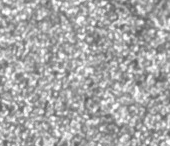
#> input picture enhanced_debug/06_resolution_adaptive_original.png, 170 x 146 px; its folder holds only this picture in this run
$ python -i enhanced_debug_integration.py   (imports and definitions only)   (older library calls are emulated)
#> lines starting #> are read from the running program, lines starting #| are printed output that depends on the picture; after the words box and inside, x2 and y2 are one past the last pixel; in counts of white or black regions, pixels touching at a corner belong together
#> further down, picture is the input picture: shape (146, 170, 3); min 85, max 255, mean 167.8
# enhanced_debug_integration_BLUR_INTEGRATED.py

import cv2
import numpy as np
from pathlib import Path
import datetime


# [132 lines left out: function enhance_app_debug_functionality, not called in this run]


class BlurIntegratedSpeckleAnalyzer:
    """Your working speckle analyzer enhanced with blur detection and blur heatmap"""

    def __init__(self):
        # Use debug_output folder as requested
        self.debug_dir = Path("debug_output") / "blur_integrated_debug"
        self.debug_dir.mkdir(parents=True, exist_ok=True)
        print(f"Using debug folder: {self.debug_dir}")

    def analyze_with_blur_integration(self, roi_image):
        """Analyze with blur detection integrated into your existing method selection"""
        print(f"Input image shape: {roi_image.shape}")
#| Input image shape: (146, 170, 3)

        try:
            # Step 1: Convert to grayscale
            if len(roi_image.shape) == 3:
                gray = cv2.cvtColor(roi_image, cv2.COLOR_BGR2GRAY)
            else:
                gray = roi_image.copy()

            cv2.imwrite(str(self.debug_dir / "01_original.png"), gray)

            # Step 2: BLUR DETECTION using Laplacian + multiple metrics
            blur_analysis = self.detect_blur_comprehensive(gray)
            print(f"Blur analysis: {blur_analysis['level']} (score: {blur_analysis['score']:.1f})")

            # Step 3: CREATE BLUR HEATMAP for user understanding
            blur_heatmap = self.create_blur_heatmap_visualization(gray, blur_analysis)
            cv2.imwrite(str(self.debug_dir / "02_blur_heatmap.png"), blur_heatmap)
            print("✓ Blur heatmap saved - shows where detection might struggle")

            # Step 4: Test methods with BLUR-AWARE parameter selection
            methods_results = self.test_methods_with_blur_awareness(gray, blur_analysis)

            # Step 5: Choose best method using your DIC quality scoring + blur considerations
            best_result = self.choose_best_method_blur_aware(methods_results, gray, blur_analysis)

            if best_result is None:
                print("ERROR: No valid method found")
                return self._empty_results()

            # Step 6: Apply your existing FIXED size filtering (preserves large speckles)
            final_results = self.apply_fixed_size_filtering(best_result, gray)

            # Add blur information to results
            final_results['blur_level'] = blur_analysis['level']
            final_results['blur_score'] = blur_analysis['score']
            final_results['blur_confidence'] = blur_analysis['confidence']
            final_results['blur_reasoning'] = best_result.get('blur_reasoning', 'Standard selection')

            # Step 7: Create comprehensive visualizations including blur heatmap
            self.create_blur_integrated_visualizations(gray, final_results, blur_heatmap)

            # Step 8: Generate report
            self.generate_blur_integrated_report(gray, final_results)

            return final_results

        except Exception as e:
            print(f"ERROR in blur-integrated analysis: {e}")
            import traceback
            traceback.print_exc()
            return self._empty_results(str(e))

    def detect_blur_comprehensive(self, gray):
        """Comprehensive blur detection using multiple metrics"""
        h, w = gray.shape

        # Method 1: Laplacian variance (primary metric)
        laplacian = cv2.Laplacian(gray, cv2.CV_64F)
        laplacian_var = laplacian.var()
#> laplacian_var = 1074.2

        # Method 2: Sobel gradient strength
        grad_x = cv2.Sobel(gray, cv2.CV_64F, 1, 0, ksize=3)
        grad_y = cv2.Sobel(gray, cv2.CV_64F, 0, 1, ksize=3)
        sobel_magnitude = np.sqrt(grad_x ** 2 + grad_y ** 2)
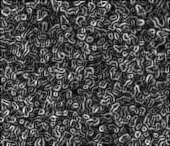
#> sobel_magnitude: shape (146, 170) float64; min 0, max 478.6, mean 142.9; drawn with min black and max white
        sobel_mean = np.mean(sobel_magnitude)
#> sobel_mean = 142.9

        # Method 3: Edge density
        edges = cv2.Canny(gray, 50, 150)
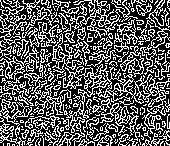
#> edges: shape (146, 170); 36.1% white in thin lines or dots
        edge_density = np.sum(edges > 0) / (h * w)
#> edge_density = 0.361

        # Method 4: Local contrast
        local_std = cv2.blur(gray.astype(np.float32), (5, 5))
        local_contrast = np.mean(np.abs(gray.astype(np.float32) - local_std))
#> local_contrast = 14.82

        # Normalize metrics to 0-100 scale
        laplacian_norm = min(100, laplacian_var / 200 * 100)
#> laplacian_norm = 100
        sobel_norm = min(100, sobel_mean / 30 * 100)
#> sobel_norm = 100
        edge_norm = min(100, edge_density * 1000)
#> edge_norm = 100
        contrast_norm = min(100, local_contrast / 20 * 100)
#> contrast_norm = 74.11

        # Weighted combination (Laplacian most reliable for blur detection)
        blur_score = (laplacian_norm * 0.4 + sobel_norm * 0.3 + edge_norm * 0.2 + contrast_norm * 0.1)
#> blur_score = 97.41

        # Calculate confidence
        metrics = [laplacian_norm, sobel_norm, edge_norm, contrast_norm]
#> metrics = [100, 100, 100, 74.11]
        confidence = max(0.5, 1.0 - (float(np.std(metrics)) / 30))
#> confidence = 0.626
#> in analyze_with_blur_integration, `blur_analysis = self.detect_blur_comprehensive(gray)`: blur_analysis = 8 items
#| Blur analysis: Very Sharp (score: 97.4)

        # Classify blur level
        if blur_score >= 70:
            level = "Very Sharp"
        elif blur_score >= 55:
            level = "Sharp"
        elif blur_score >= 40:
            level = "Slightly Blurry"
        elif blur_score >= 25:
            level = "Moderately Blurry"
        elif blur_score >= 15:
            level = "Blurry"
        else:
            level = "Very Blurry"

        return {
            'score': blur_score,
            'level': level,
            'confidence': confidence,
            'laplacian_var': laplacian_var,
            'sobel_mean': sobel_mean,
            'edge_density': edge_density,
            'local_contrast': local_contrast,
            'laplacian_map': np.abs(laplacian)  # For heatmap visualization
        }

    def create_blur_heatmap_visualization(self, gray, blur_analysis):
        """Create CLEAN blur heatmap showing sharp (red) vs blurry (blue) areas"""
        # Get the per-pixel blur map from Laplacian
        laplacian_map = blur_analysis['laplacian_map']

        # Smooth for better visualization
        smoothed_map = cv2.GaussianBlur(laplacian_map, (5, 5), 0)

        # Normalize to 0-255
        normalized_map = cv2.normalize(smoothed_map, None, 0, 255, cv2.NORM_MINMAX).astype(np.uint8)

        # Apply colormap: Blue = Blurry, Red = Sharp
        heatmap = cv2.applyColorMap(normalized_map, cv2.COLORMAP_JET)

        # Create side-by-side comparison (CLEAN VERSION)
        h, w = gray.shape
        comparison = np.zeros((h, w * 2 + 30, 3), dtype=np.uint8)

        # Left: Original image
        gray_bgr = cv2.cvtColor(gray, cv2.COLOR_GRAY2BGR)
        comparison[:, :w] = gray_bgr

        # Right: Blur heatmap
        comparison[:, w + 30:] = heatmap

        # MINIMAL labeling only (much cleaner)
        cv2.putText(comparison, "Original", (10, 25), cv2.FONT_HERSHEY_SIMPLEX, 0.6, (255, 255, 255), 1)
        cv2.putText(comparison, "Blur Map", (w + 40, 25), cv2.FONT_HERSHEY_SIMPLEX, 0.6, (255, 255, 255), 1)
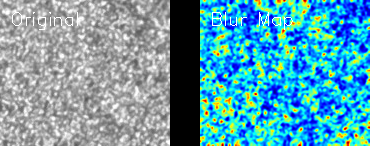
#> comparison: shape (146, 370, 3); mean B, G, R 176.8, 157.7, 95.6

        return comparison

    def test_methods_with_blur_awareness(self, gray, blur_analysis):
        """Test methods with EXPANDED set including speckle-preserving methods"""
        print("Testing EXPANDED method set with speckle-preserving techniques...")

        h, w = gray.shape
        roi_area = h * w
        methods_results = {}
        blur_level = blur_analysis['level']
#> blur_level = 'Very Sharp'

        # BLUR-AWARE parameter selection (existing logic)
        if blur_level in ["Very Blurry", "Blurry"]:
            block_sizes = [21, 31, 41, 51]
            c_values = [4, 5, 6, 7]
            print(f"Using LARGE parameters for {blur_level} image")
        elif blur_level in ["Moderately Blurry", "Slightly Blurry"]:
            block_sizes = [15, 21, 31, 41]
            c_values = [2, 3, 4, 5]
            print(f"Using MEDIUM parameters for {blur_level} image")
        else:  # Sharp images
            block_sizes = [11, 15, 21, 31]
            c_values = [1, 2, 3, 4]
            print(f"Using STANDARD parameters for {blur_level} image")
#| Using STANDARD parameters for Very Sharp image

        # METHOD SET 1: Standard Adaptive Thresholding
        print("Testing standard adaptive thresholding...")
        for block_size in block_sizes:
            for c_val in c_values:
                try:
                    # Gaussian adaptive
                    binary_gauss = cv2.adaptiveThreshold(gray, 255, cv2.ADAPTIVE_THRESH_GAUSSIAN_C,
                                                         cv2.THRESH_BINARY_INV, block_size, c_val)
                    result_gauss = self.analyze_binary_method(binary_gauss, f"Adaptive_Gauss_{block_size}_C{c_val}",
                                                              roi_area)
                    methods_results[f"adaptive_gauss_{block_size}_c{c_val}"] = result_gauss

                    # Mean adaptive
                    binary_mean = cv2.adaptiveThreshold(gray, 255, cv2.ADAPTIVE_THRESH_MEAN_C,
                                                        cv2.THRESH_BINARY_INV, block_size, c_val)
                    result_mean = self.analyze_binary_method(binary_mean, f"Adaptive_Mean_{block_size}_C{c_val}",
                                                             roi_area)
                    methods_results[f"adaptive_mean_{block_size}_c{c_val}"] = result_mean

                except Exception as e:
                    print(f"Error with block_size {block_size}, C={c_val}: {e}")
#> binary_gauss: shape (146, 170); 50% white; 43 white regions (31 under 20 px), largest, box (x1, y1, x2, y2) and area: (0, 0, 170, 146) 11552, (0, 59, 18, 75) 145, (155, 0, 170, 26) 122
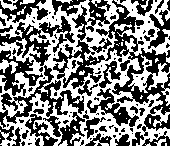
#> binary_mean: shape (146, 170); 49.8% white; 58 white regions (42 under 20 px), largest, box (x1, y1, x2, y2) and area: (0, 0, 170, 146) 10926, (128, 55, 170, 106) 625, (0, 59, 18, 74) 134
#> after the loop, methods_results = 32 items

        # METHOD SET 2: SPECKLE-PRESERVING Global Thresholds
        print("Testing speckle-preserving global thresholds...")

        # Conservative percentile thresholds (fewer, more conservative)
        conservative_percentiles = [25, 30, 35, 40, 45, 50, 55, 60, 65, 70, 75]
        for percentile in conservative_percentiles:
            try:
                thresh_val = np.percentile(gray, percentile)
                thresh_val_int = int(thresh_val)
                _, binary_percentile = cv2.threshold(gray, thresh_val_int, 255, cv2.THRESH_BINARY_INV)
                result_percentile = self.analyze_binary_method(binary_percentile,
                                                               f"Conservative_Percentile_{percentile}", roi_area)
                methods_results[f"conservative_percentile_{percentile}"] = result_percentile
            except Exception as e:
                print(f"Error with percentile {percentile}: {e}")
#> this loop made 11 passes
#> (thresh_val, thresh_val_int) on passes 1 to 8: (145, 145), (148, 148), (152, 152), (156, 156), (160, 160), (164, 164), (169, 169), (173, 173)
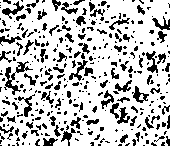
#> binary_percentile: shape (146, 170); 75.3% white; black in thin lines or dots
#> after the loop, methods_results = 43 items

        # METHOD SET 3: MORPHOLOGICAL METHODS (speckle-preserving)
        print("Testing morphological speckle-preserving methods...")
        try:
            # Start with Otsu and improve it
            _, otsu_binary = cv2.threshold(gray, 0, 255, cv2.THRESH_BINARY_INV + cv2.THRESH_OTSU)
#> otsu_binary: shape (146, 170); 60.7% white; 214 black regions (137 under 20 px), largest, box (x1, y1, x2, y2) and area: (0, 50, 42, 96) 641, (63, 26, 100, 88) 608, (0, 22, 50, 63) 570

            # Morphological closing to connect nearby speckle parts
            for kernel_size in [3, 5, 7]:
                kernel = cv2.getStructuringElement(cv2.MORPH_ELLIPSE, (kernel_size, kernel_size))

                # Closing to connect broken speckles
                closed_binary = cv2.morphologyEx(otsu_binary, cv2.MORPH_CLOSE, kernel)
                result_closed = self.analyze_binary_method(closed_binary, f"Otsu_Closed_{kernel_size}", roi_area)
                methods_results[f"otsu_closed_{kernel_size}"] = result_closed

                # Opening to remove small noise then closing to connect
                opened_binary = cv2.morphologyEx(otsu_binary, cv2.MORPH_OPEN, kernel)
                opened_closed = cv2.morphologyEx(opened_binary, cv2.MORPH_CLOSE, kernel)
                result_open_close = self.analyze_binary_method(opened_closed, f"Otsu_OpenClose_{kernel_size}", roi_area)
                methods_results[f"otsu_openclose_{kernel_size}"] = result_open_close
#> this loop made 3 passes
#> pass 1, in analyze_binary_method (call 44), `num_labels, labels, stats, centroids = cv2.connectedComponentsWithStat..`:
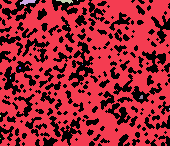
#> labels: shape (146, 170) int32; 13 distinct labels, from 0 to 12; one colour per label, 0 black
#> after the loop:
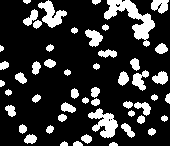
#> opened_binary: shape (146, 170); 20.1% white; 51 white regions, largest, box (x1, y1, x2, y2) and area: (104, 0, 155, 47) 826, (88, 108, 118, 138) 469, (38, 0, 67, 28) 379
#> after the loop, methods_results = 49 items
#> (the rest of the program and of its run is left out)
